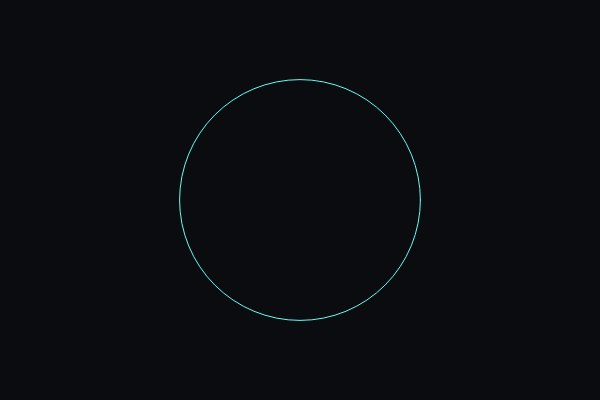
Frame 1 (no input)
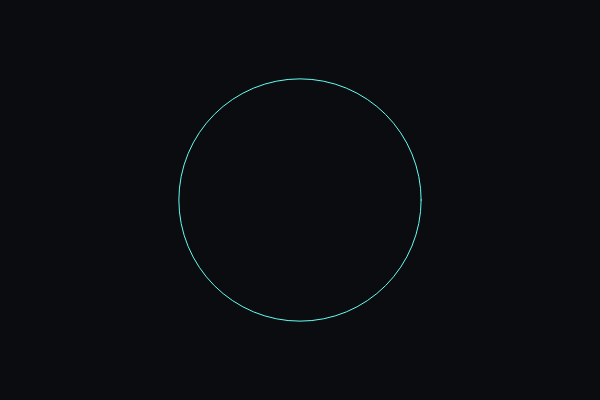
Frame 60 (no input)
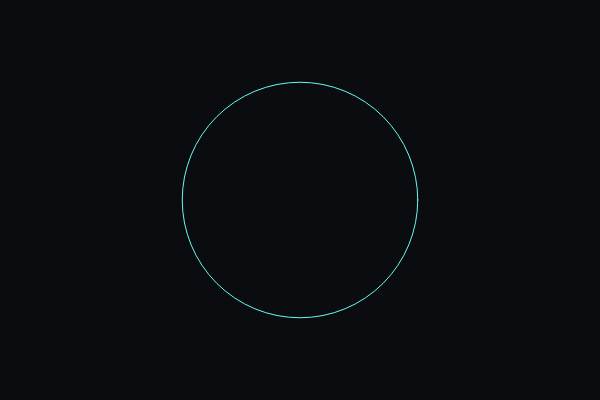
Frame 120 (the mouse pressed at the canvas centre since frame 60)

The p5.js sketch that drew these frames (run headless with seeded random() and noise() and a simulated clock; from frame 60 on, the mouse is pressed at the canvas centre):

// p5.js sketch
// ── sketch.js
function setup(){
  createCanvas(600, 400);
}

function draw(){
  background('#0b0c10');
  stroke('#66fcf1');
  noFill();
  const r = 120 + 8 * sin(frameCount*0.05);
  circle(width/2, height/2, r*2);
}


// ── tweakpane-styles.css
/* Tweakpane styling for iframe content */
body{
    margin: 0;
    padding: 0;
}

:root {
  --ht-bg-color-200: #8c8d8f;
  --ht-bg-color-300: #5e6068;
  --ht-bg-color-500: #37383d;
  --ht-bg-color-700: #28292e;
  --ht-text-color-main-200: #00ffd4;
  --ht-text-color-main-300: #6ff3dd;
  --ht-border-radius: 8px;
  --ht-base-font-family-mono: "Departure Mono", Roboto Mono, Source Code Pro, Menlo, Courier, monospace;
}

.tp-dfwv {
  --tp-base-background-color: var(--ht-bg-color-700) !important;
  --tp-container-background-color: var(--ht-bg-color-500) !important;
  --tp-container-foreground-color: var(--ht-text-color-main-300) !important;
  --tp-label-foreground-color: var(--ht-text-color-main-300) !important;
  --tp-input-foreground-color: var(--ht-text-color-main-300) !important;
  --tp-input-background-color: var(--ht-bg-color-500) !important;
  --tp-input-background-color-hover: var(--ht-bg-color-300) !important;
  --tp-input-background-color-focus: var(--ht-bg-color-300) !important;
  --tp-input-background-color-active: var(--ht-bg-color-200) !important;
  --tp-monitor-background-color: var(--ht-bg-color-500) !important;
  --tp-monitor-foreground-color: var(--ht-text-color-main-300) !important;
  --tp-button-background-color: var(--ht-bg-color-500) !important;
  --tp-button-background-color-hover: var(--ht-bg-color-300) !important;
  --tp-button-background-color-focus: var(--ht-bg-color-300) !important;
  --tp-button-background-color-active: var(--ht-bg-color-200) !important;
  --tp-button-foreground-color: var(--ht-text-color-main-300) !important;
  --tp-groove-foreground-color: var(--ht-bg-color-300) !important;
  --tp-base-shadow-color: hsla(0, 0%, 0%, 0.3) !important;
  
  border-radius: var(--ht-border-radius) !important;
  border: 1px solid var(--ht-bg-color-300) !important;
  box-shadow: 0 4px 12px rgba(0, 0, 0, 0.3) !important;
  font-family: var(--ht-base-font-family-mono) !important;
  font-size: 12px !important;
  position: fixed !important;
  top: 20px !important;
  right: 20px !important;
  z-index: 1000 !important;
  max-width: 280px !important;
  max-height: 80vh !important;
  overflow-y: auto !important;
  backdrop-filter: blur(10px) !important;
  background-color: rgba(40, 41, 46, 0.95) !important;
}

.tp-dfwv .tp-dfwv-title {
  color: var(--ht-text-color-main-200) !important;
  font-weight: 600 !important;
  font-size: 13px !important;
  text-transform: uppercase !important;
  letter-spacing: 0.5px !important;
}

.tp-dfwv .tp-fldv {
  border-bottom: 1px solid var(--ht-bg-color-300) !important;
}

.tp-dfwv .tp-fldv:last-child {
  border-bottom: none !important;
}

.tp-dfwv .tp-fldv_t {
  color: var(--ht-text-color-main-300) !important;
  font-weight: 500 !important;
  font-size: 11px !important;
  text-transform: uppercase !important;
  letter-spacing: 0.3px !important;
}

.tp-dfwv .tp-txtv_i {
  background-color: var(--ht-bg-color-500) !important;
  border: 1px solid var(--ht-bg-color-300) !important;
  border-radius: 4px !important;
  color: var(--ht-text-color-main-300) !important;
  font-family: var(--ht-base-font-family-mono) !important;
  font-size: 11px !important;
  padding: 4px 6px !important;
}

.tp-dfwv .tp-txtv_i:focus {
  border-color: var(--ht-text-color-main-200) !important;
  outline: none !important;
  box-shadow: 0 0 0 2px rgba(0, 255, 212, 0.1) !important;
}

.tp-dfwv .tp-sldv {
  background-color: var(--ht-bg-color-300) !important;
  border-radius: 2px !important;
}

.tp-dfwv .tp-sldv_i {
  background-color: var(--ht-text-color-main-200) !important;
  border-radius: 2px !important;
}

.tp-dfwv .tp-sldv_i:hover {
  background-color: var(--ht-text-color-main-300) !important;
}

.tp-dfwv .tp-btni {
  background-color: var(--ht-bg-color-500) !important;
  border: 1px solid var(--ht-bg-color-300) !important;
  border-radius: 4px !important;
  color: var(--ht-text-color-main-300) !important;
  font-family: var(--ht-base-font-family-mono) !important;
  font-size: 11px !important;
  padding: 4px 8px !important;
  transition: all 0.2s ease !important;
}

.tp-dfwv .tp-btni:hover {
  background-color: var(--ht-bg-color-300) !important;
  border-color: var(--ht-text-color-main-200) !important;
  color: var(--ht-text-color-main-200) !important;
}

.tp-dfwv .tp-btni:active {
  background-color: var(--ht-bg-color-200) !important;
  transform: translateY(1px) !important;
}

.tp-dfwv .tp-chkv_i {
  background-color: var(--ht-bg-color-500) !important;
  border: 1px solid var(--ht-bg-color-300) !important;
  border-radius: 3px !important;
}

.tp-dfwv .tp-chkv_i:checked {
  background-color: var(--ht-text-color-main-200) !important;
  border-color: var(--ht-text-color-main-200) !important;
}

.tp-dfwv .tp-clrv_i {
  border: 1px solid var(--ht-bg-color-300) !important;
  border-radius: 4px !important;
}

.tp-dfwv .tp-mnvi {
  background-color: var(--ht-bg-color-500) !important;
  border: 1px solid var(--ht-bg-color-300) !important;
  border-radius: 4px !important;
  color: var(--ht-text-color-main-300) !important;
  font-family: var(--ht-base-font-family-mono) !important;
  font-size: 11px !important;
  padding: 4px 6px !important;
}
